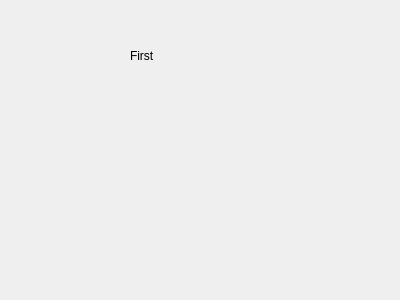
<?xml version="1.0" encoding="UTF-8"?>
<ui version="4.0">
 <class>firstWindow</class>
 <widget class="QWidget" name="firstWindow">
  <property name="geometry">
   <rect>
    <x>0</x>
    <y>0</y>
    <width>400</width>
    <height>300</height>
   </rect>
  </property>
  <property name="windowTitle">
   <string>Form</string>
  </property>
  <widget class="QLabel" name="label">
   <property name="geometry">
    <rect>
     <x>130</x>
     <y>0</y>
     <width>131</width>
     <height>111</height>
    </rect>
   </property>
   <property name="text">
    <string>First</string>
   </property>
  </widget>
 </widget>
 <resources/>
 <connections/>
</ui>
